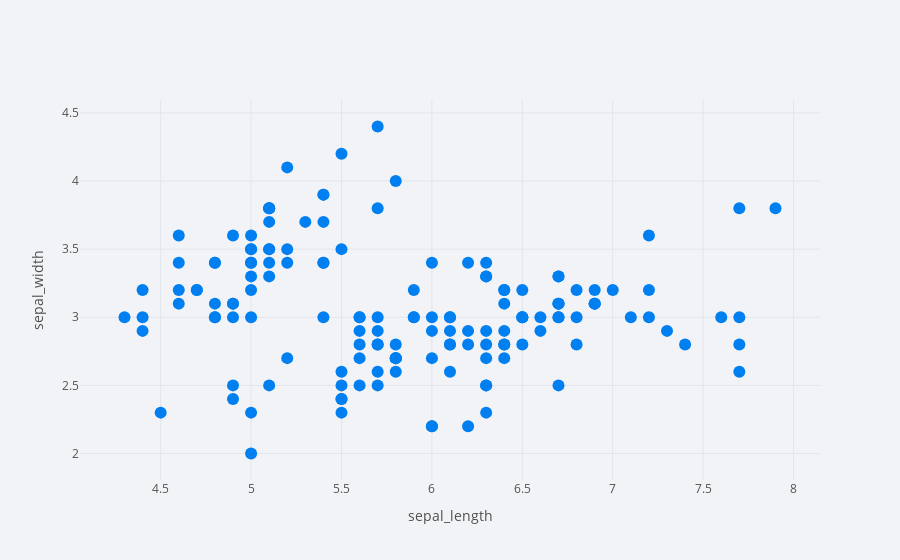

The code cell stored with this chart in its notebook:
### Code cell
df.iplot(x = "sepal_length", y = 'sepal_width', kind = "scatter", mode = 'markers', xTitle = 'sepal_length', yTitle = 'sepal_width')

### Figure 1 — Plotly figure (JSON) as saved in the notebook; plotly's stock layout.template omitted (floating-point values rounded to 4 significant figures; data arrays with more than 128 entries replaced by an {"elided": "..."} marker saying what was removed)
{"data": [{"line": {"color": "rgba(0, 128, 240, 1.0)", "dash": "solid", "shape": "linear", "width": 1.3}, "marker": {"size": 12, "symbol": "circle"}, "mode": "markers", "name": "sepal_width", "text": "", "type": "scatter", "x": {"elided": "150 float values"}, "y": {"elided": "150 float values"}}], "layout": {"legend": {"bgcolor": "#F2F3F7", "font": {"color": "#505050"}}, "paper_bgcolor": "#F2F3F7", "plot_bgcolor": "#F2F3F7", "title": {"font": {"color": "#484848"}}, "xaxis": {"gridcolor": "#E1E5ED", "showgrid": true, "tickfont": {"color": "#505050"}, "title": {"font": {"color": "#505050"}, "text": "sepal_length"}, "zerolinecolor": "#E1E5ED"}, "yaxis": {"gridcolor": "#E1E5ED", "showgrid": true, "tickfont": {"color": "#505050"}, "title": {"font": {"color": "#505050"}, "text": "sepal_width"}, "zerolinecolor": "#E1E5ED"}}}
